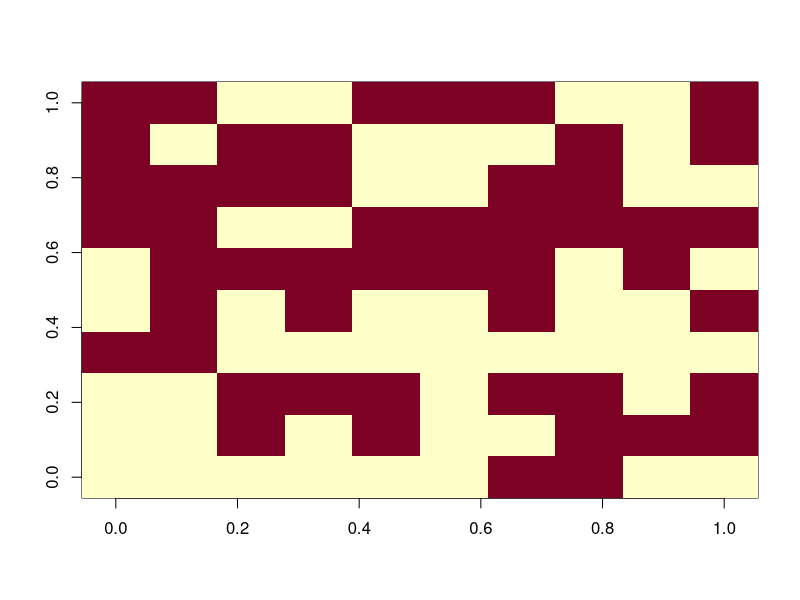
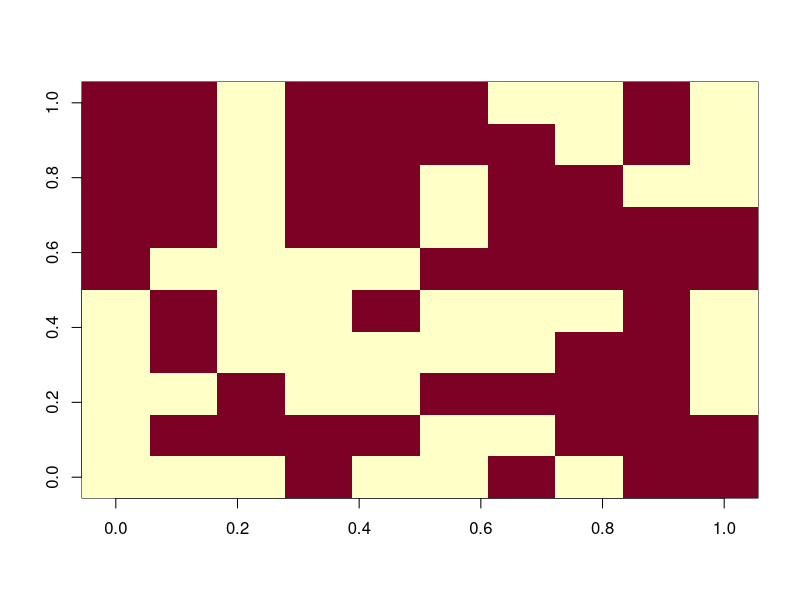
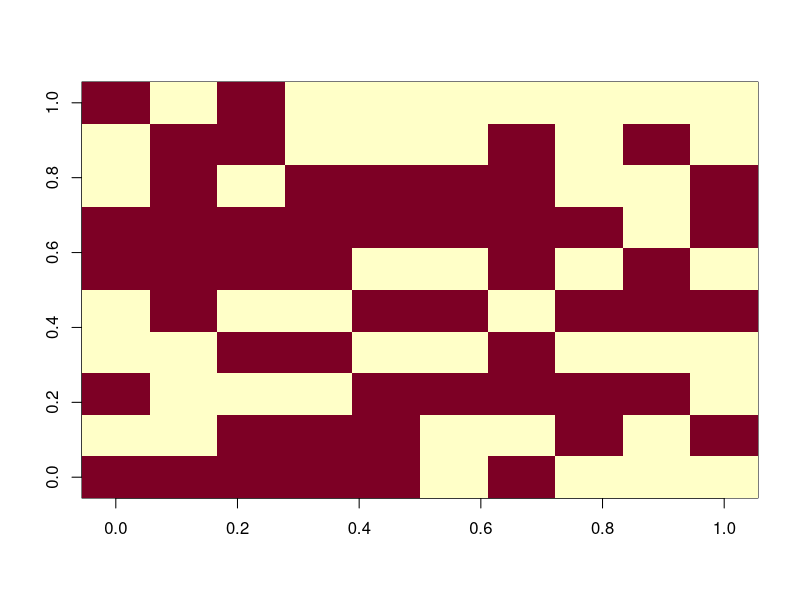
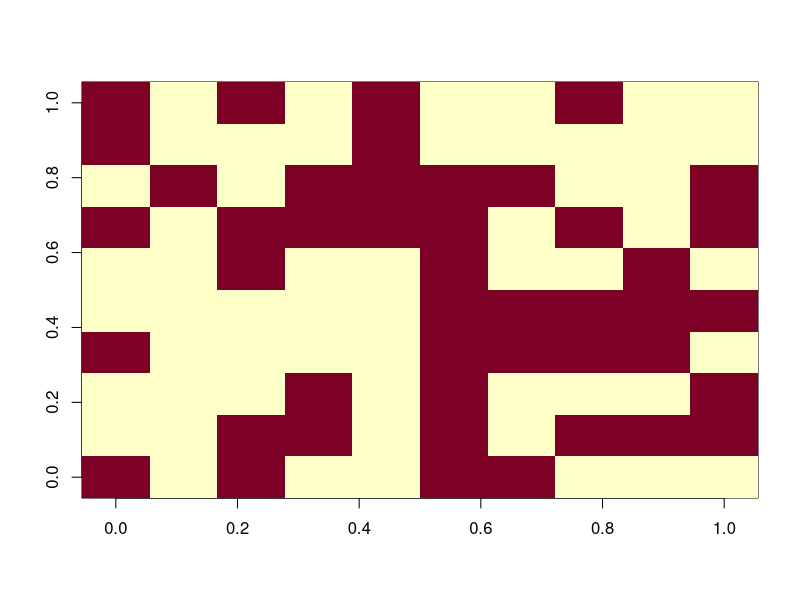
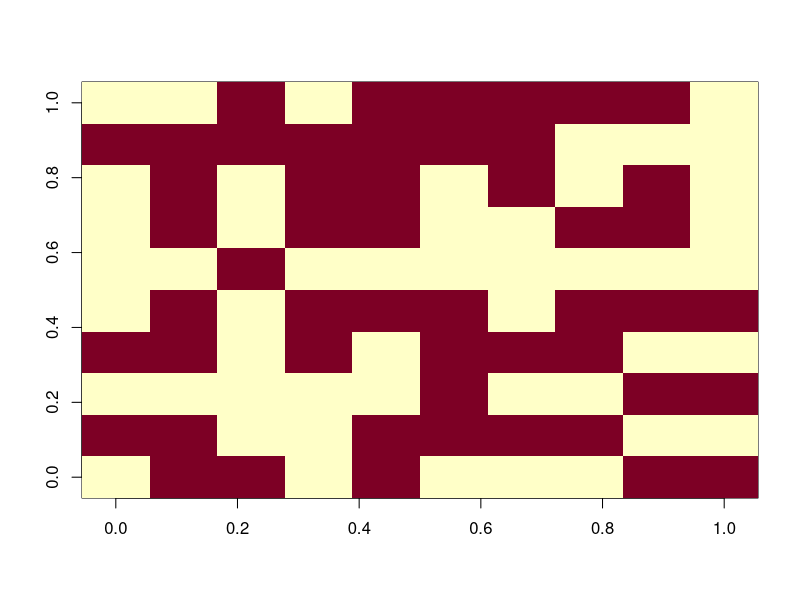
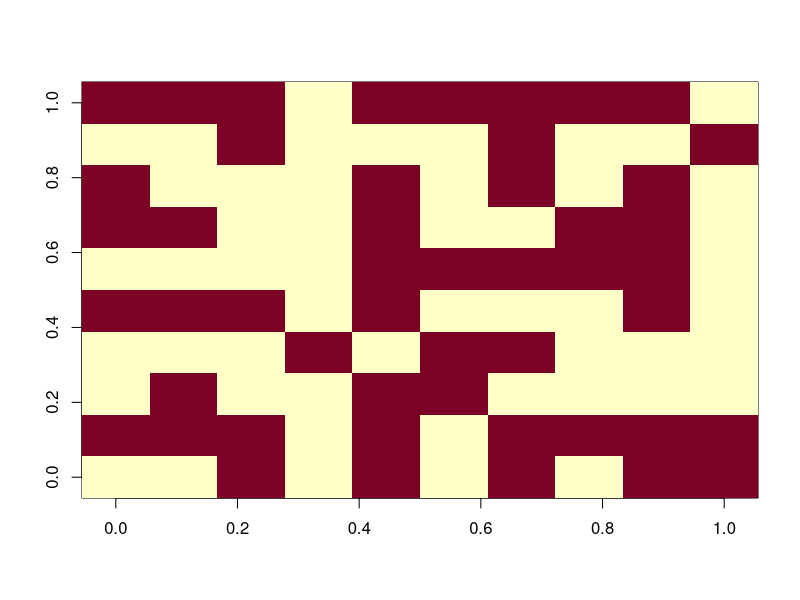
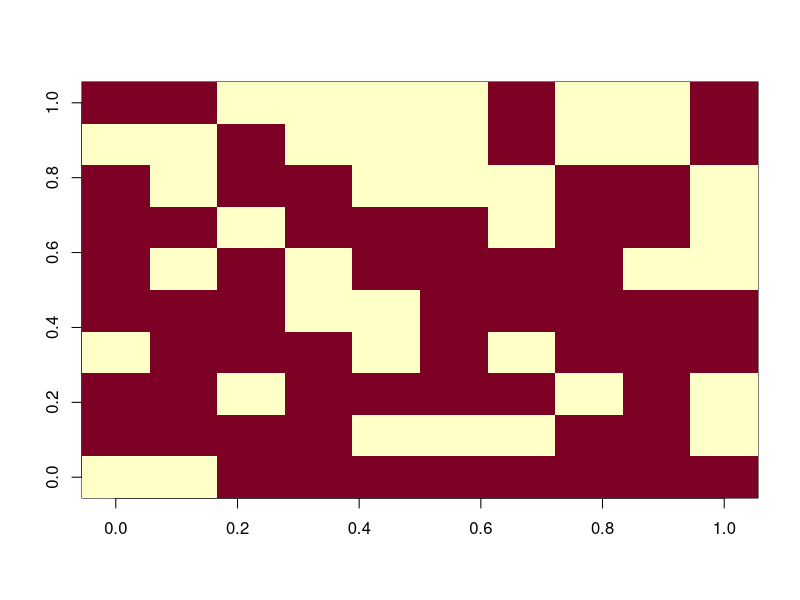
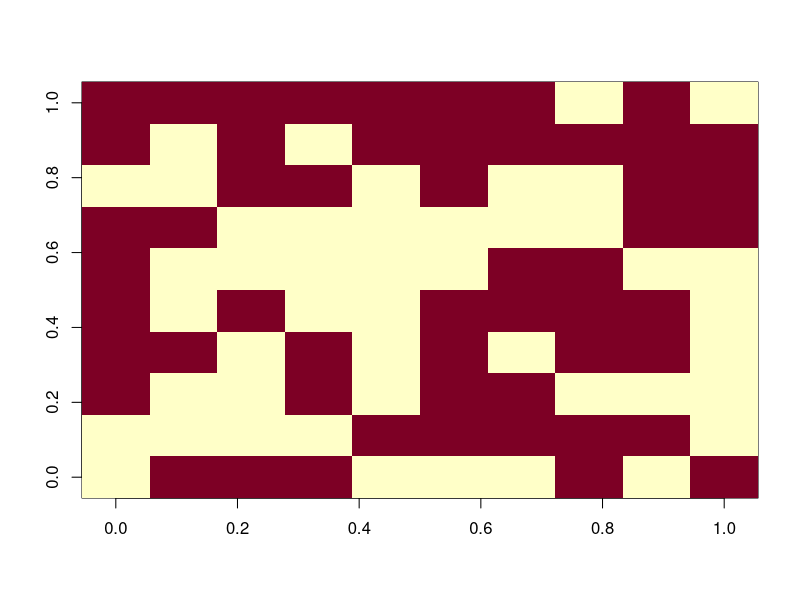

Recreate these plots in R, in order.
# Function of ising model (a3)

# Number of random configuration
n <- 100

temp <- 50

#get Hamiltonian coefficient  Ham= H*J
get_H<-function (S){
    H<-0 #get initial value 0
    for(i in 1:nrow(S)){for (j in 1:ncol(S)){for(x in 1:ncol(S)){if (j-x==1){H=H+S[i,j]*S[i,x]}}}} #sum all the sisj in row
    for(j in 1:ncol(S)){for (i in 1:nrow(S)){for(x in 1:nrow(S)){if (i-x==1){H=H+S[i,j]*S[x,j]}}}} #sum all the sisj in col
    return(-H)# H=-sisj
}

#function: get_random:get a random matrix  if not same with before, add the system to the matrix.
#in the matrix every row repreasents a system.

get_random<-function(x){
    l<-0                                             # get initial l 0
    r<-0                                             # get initial r 0
    h<-sample(c(-1,1),ncol(x),replace=T)             # get a random system-t
    t<-matrix(h,nrow=1,ncol= ncol(x))
    for(j in 1:nrow(x))                              # compared t to every existed system
    {
        for(k in 1:ncol(x)){if (x[j,k]!=t[1,k]){l=l+1}}      ## campared every element between t and existed system [j,]. l represents the number of different elements.
        if (l>0){r=r+1}                                      ##if l>1, which means system j is different with t ,r+1  r is  the number of different system.
        l<-0                                                 ##l come to zero and get next comparing
    }
    if(r==nrow(x)){x<-rbind(x,t)}                    # if the number of different systems equal to the number of existed systems, add t into the matrix
    return(x)                                       # retrun the operated matrix.
}

#function: Generate N random a*b system and form a matrix. every row of the matrix repreasents a system.

get_ns<-function(a,b,n){
    d<-sample(c(-1,1),a*b,replace=T)                     #get a random a*b system x
    x<-matrix(d,1,a*b)
    z<-0                                                 # generate a system q which is different with x
    ## set z as a initial value 0 to active the loop random generator, z is the number of a different system elements
    while(z==0){                                         ## if the q is same with x
        z<-0                                                 ## set z=0
        q<-matrix(sample(c(-1,1),a*b,replace=T),1,a*b)       ## get a random system q
        for(m in 1:a*b){if (x[1,m]!=q[1,m]){z=z+1            ## compare q to x, z is the number of the diiffrent elements
        }}
    }
    x<-rbind(x,q)                                        # add q into x.
    i<-2                                                 # i: the number of system is 2
    while(i<n){
        if(nrow(x)==i){x<-get_random(x)                      # for row i of the matrix, get a random system
        i=i+1}                                               # if the random system is same with existed system, redo row i or do i+1
    }
    return(x)                                           # return x
}

#selects a system of x and make it into a a*b matrix.
make_m<-function(a,b,x){
    h<-matrix(x,a,b)
    return(h)
}

#get |m|(s)=1/(LR*LC)|SUM Sx| of a system n.

m_s<-function(n){
    h<-0
    x<-0
    for(i in 1:nrow(n)){            #get Sum Sx.
        for(j in 1:ncol(n)){
            h=h+n[i,j]}
    }
    x=1/(nrow(n)*ncol(n))*abs(h)    #get |m|(s)=1/(LR*LC)|SUM Sx|  .
    return(x)
}

#get m bar for random system.
#n is the number of the random system.a,b is the dimansion of the matrix.

m_bar<-function(a,b,n){
    x<-get_ns(a,b,n)                 #get n a*b system and add it in rows of a matrix
    h<-0
    s<-0
    s2<-0
    M<-0
    for (m in 1:n){                  # operate the m system.
        h<-make_m(a,b,x[m,])             # pick the m system of n systems.And make it as a matrix.
        s=s+(-0.5)*get_H(h)*m_s(h)   # Sum the  numerator
        s2<-s2+exp((-0.5)*get_H(h))  # Sum the denominator
    }
    M=s/s2                           # m bar = numerator/denominator
    return(M)                        # return M
}

#m bar of a  stable system with n RANDOM SYSTEM.
m_bar_n<-function(a,b,x){
    h<-0
    s<-0
    s2<-0
    M<-0
    for (m in 1:nrow(x)){          #for every system, m is the number of system
        h<-make_m(a,b,x[m,])           #pick m system and make it in a matrix form.
        s=s+(-0.5)*get_H(h)*m_s(h)     #calculate the sum of numerator
        s2<-s2+exp((-0.5)*get_H(h))    #calculate the sum of diamenator
    }
    M=s/s2                         # m bar = numerator/denominator
    return(M)                      #return M
}

#Metropolis algotithm
M_a<-function(x){
    H_i<-get_H(x)                             # same initial Hamiltonian in H_i
    i<-sample(1:nrow(x),1)                    # get a random number i and j
    j<-sample(1:ncol(x),1)
    x_i<-x                                    # save initial system in x_i
    P_a<-0
    s_1<-0
    x[i,j]<-(-x[i,j])                         # flip a random element x[i,j] and form system x bar
    H_f<-get_H(x)                             # get hamiltonian of system x bar
    d_H<-H_f-H_i                              # get hamiltonian difference d_H
    if(exp(-d_H)<1){P_a<-exp(-d_H / temp)}           # make P_a= min (i ,-exp(-d_H))
    else{P_a<-1}
    r<-runif(1,0,1)                           # get a random number r from the uniform distribution on a unit intervel.
    if(r<P_a){s_1<-x}                         # if pa>r get s bar or get s
    else{s_1<-x_i}
    return(s_1)                               #turn to the transform system
}

# simple m bar calculation
m_average_simple<-function(a,b,N){
    x<-get_ns(a,b,N)             # get N system
    S<-0
    for(m in 1:N){               # select m system
        h<-make_m(a,b,x[m,])         # pick m system and make it in a matrix
        S<-S+m_s(h)                  # Sum the |m|(s) of all the system
    }
    M<-S/N                       # m bar = Sum the |m|(s)/N
    return(M)}

d<-sample(c(-1,1),10*10,replace=T)
x<-matrix(d,10,10)
p<-0
q<-0
for (i in 1:n){
    d<-x
    image(x)
    for (flip in 1:(nrow(x) * ncol(x))) {
        x <- M_a(x)
    }
    for(m in 1:10){for (n in 1:10){if(x[m,n]==d[m,n]){q=q+1}}}
    if(q!=10*10){
        p=p+1
    }
    q<-0
}
